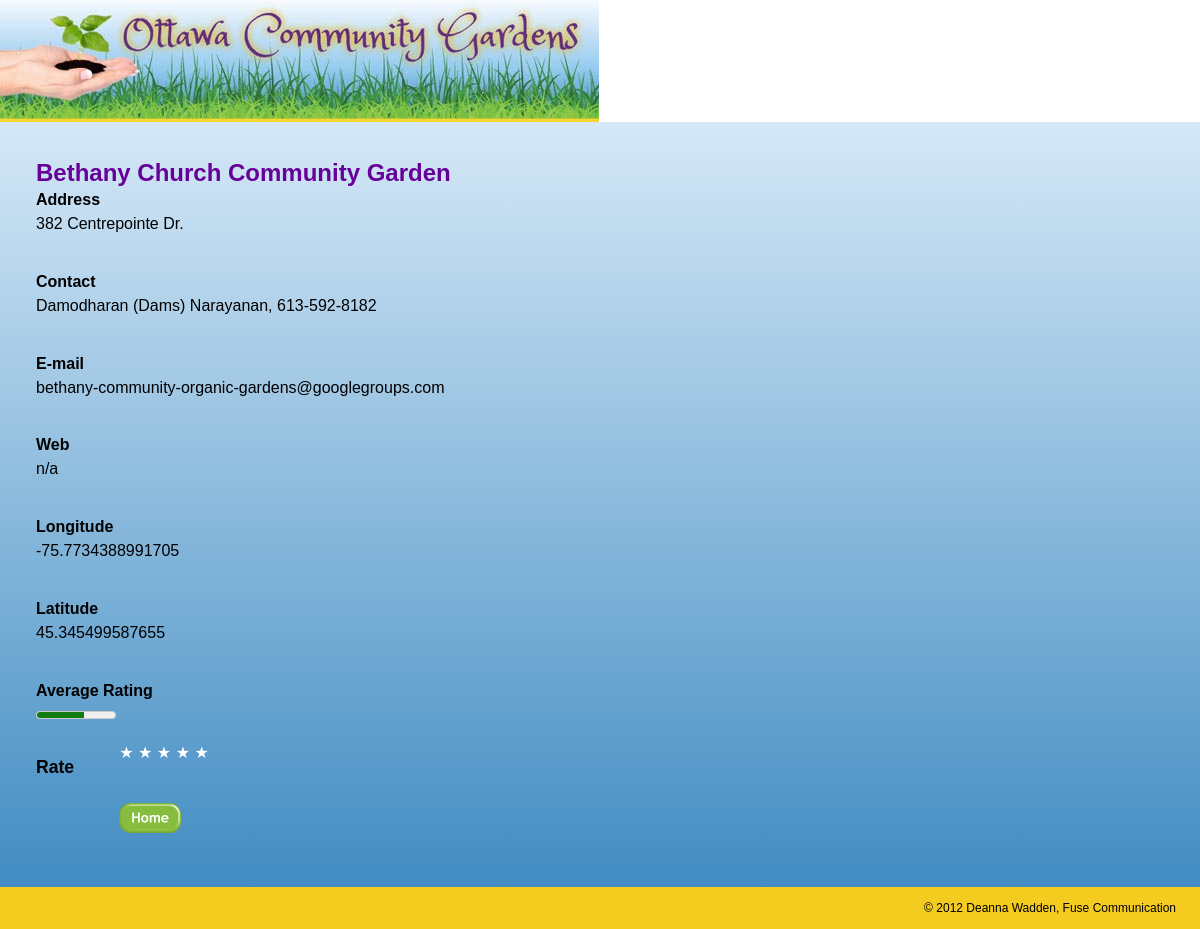
Page /single.php?id=1 on the earlier database version.
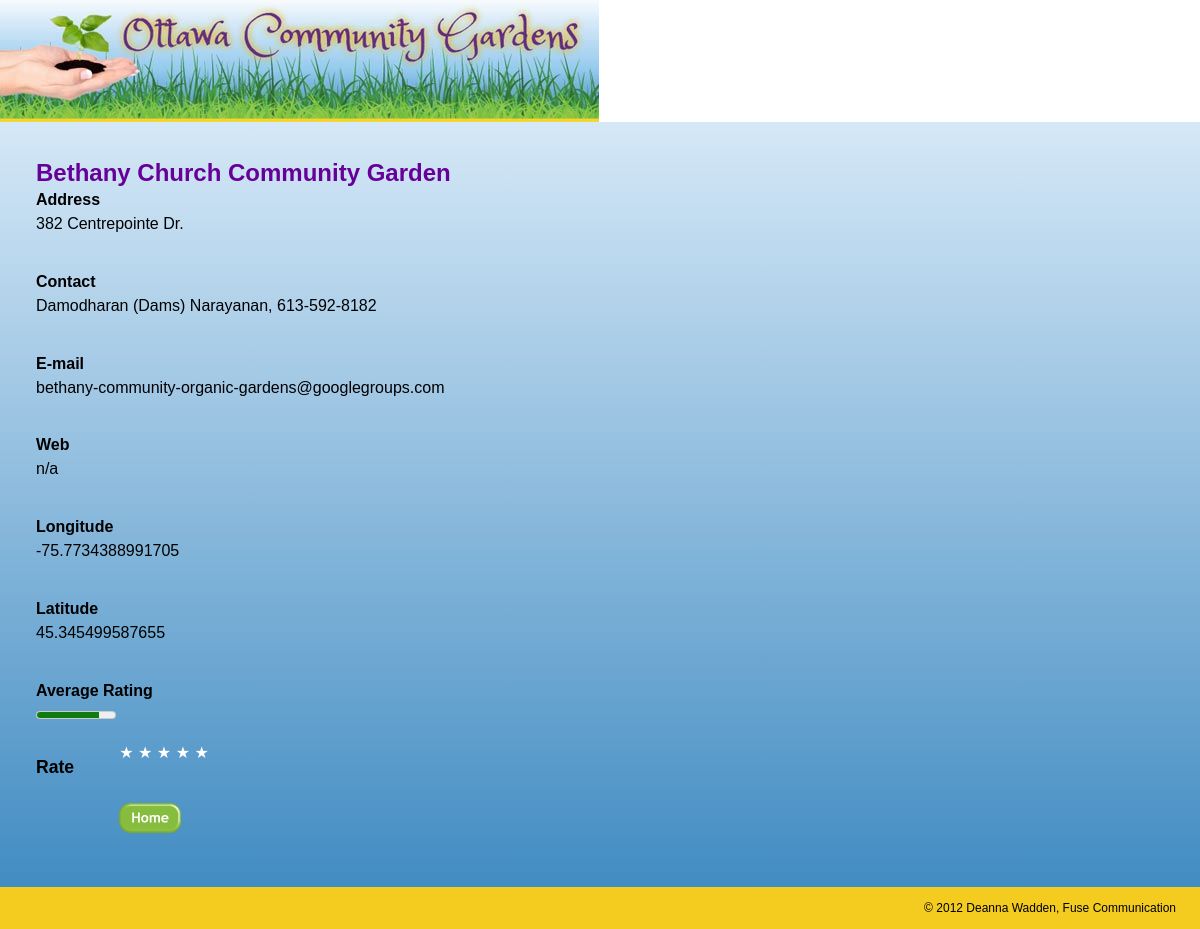
Same page on the later database version.
### tables this page shows
CREATE TABLE IF NOT EXISTS `garden_locations` (
  `id` int(11) NOT NULL AUTO_INCREMENT,
  `name` varchar(255) NOT NULL,
  `street_address` text NOT NULL,
  `longitude` double NOT NULL,
  `latitude` double NOT NULL,
  `rate_count` int(11) NOT NULL,
  `rate_total` int(11) NOT NULL,
  `contact` varchar(80) NOT NULL,
  `email` varchar(50) NOT NULL,
  `url` varchar(50) NOT NULL,
  PRIMARY KEY (`id`)
);

### single.php (the view, shortened to what this page needs)
<?php
$id = filter_input(INPUT_GET, 'id', FILTER_SANITIZE_NUMBER_INT);
require_once 'includes/db.php';
$sql = $db->prepare('
	SELECT id, name, street_address, contact, email, url, longitude, latitude,  rate_count, rate_total
	FROM garden_locations
	WHERE id = :id
');
$sql->bindValue(':id', $id, PDO::PARAM_INT);
$sql->execute();
$garden = $sql->fetch();
if ($garden['rate_count'] > 0) {
	$rating = round($garden['rate_total'] / $garden['rate_count']);
} else {
	$rating = 0;
}
$cookie = get_rate_cookie();
include_once 'includes/wrapper-top.php';
?>
<div id="single-info">
	<h1><?php echo $garden['name']; ?></h1>
	<dl>
		<dt>Address</dt><dd><?php echo $garden['street_address']; ?></dd>
		<dt>Contact</dt><dd><?php echo $garden['contact']; ?></dd>
		<dt>E-mail</dt><dd><?php echo $garden['email']; ?></dd>
		<dt>Web</dt><dd><?php echo $garden['url']; ?></dd>
		<dt>Longitude</dt><dd><?php echo $garden['longitude']; ?></dd>
		<dt>Latitude</dt><dd><?php echo $garden['latitude']; ?></dd>
		<dt>Average Rating</dt><dd><meter value="<?php echo $rating; ?>" min="0" max="5"><?php echo $rating; ?> stars out of 5</meter></dd>
	</dl>
	<?php if (isset($cookie[$id])) : ?>
	<h2>Your rating</h2>
	<ol class="rater rater-usable clearfix">
		<?php for ($i = 1; $i <= 5; $i++) : ?>
			<?php $class = ($i <= $cookie[$id]) ? 'is-rated' : ''; ?>
			<li class="rater-level <?php echo $class; ?>">★</li>
		<?php endfor; ?>
	</ol>
	<?php else : ?>
	<h2>Rate</h2>
	<ol class="rater rater-usable clearfix">
		<?php for ($i = 1; $i <= 5; $i++) : ?>
		<li class="rater-level"><a href="rate.php?id=<?php echo $garden['id']; ?>&rate=<?php echo $i; ?>">★</a></li>
		<?php endfor; ?>
	</ol>
	<?php endif; ?>
	<div>
		<a class="home" href="index.php">Home</a>
	</div>
</div>
<?php
include_once 'includes/wrapper-bottom.php';
?>

Differences in the rows shown:
changed garden_locations "Bethany Church Community Garden": rate_total 3 → 8 (drawn)
